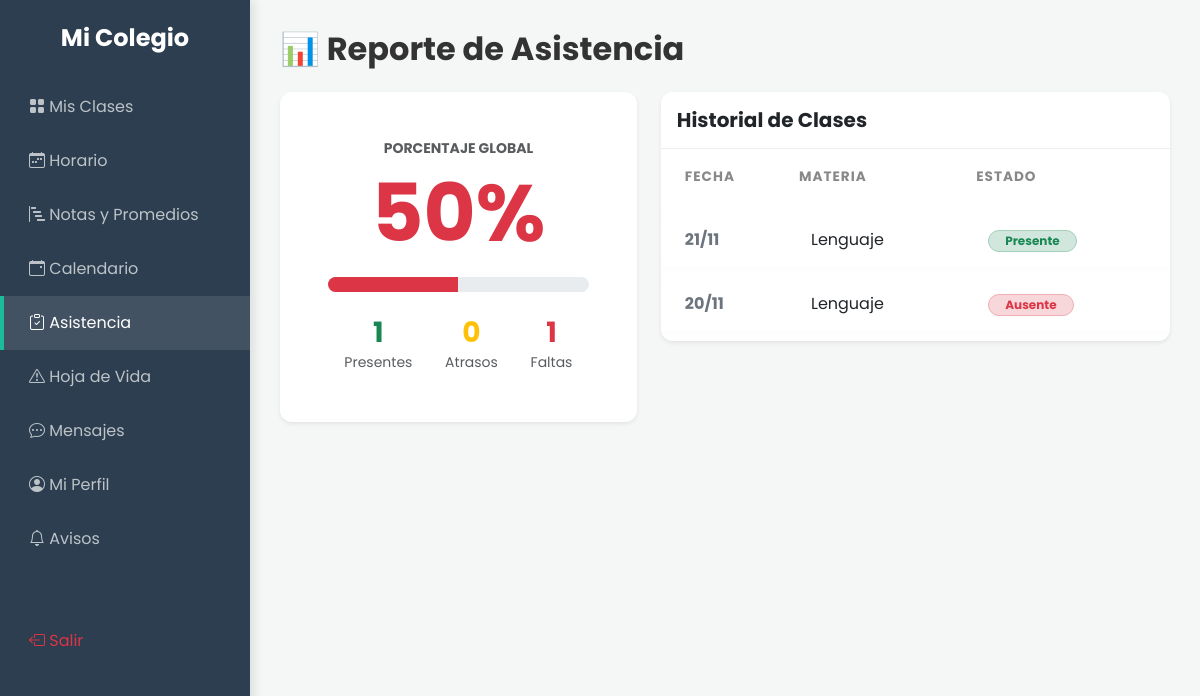
/alumno/asistencia.php (signed in), run on the app's committed database.
### tables this page shows
CREATE TABLE `asistencia` (
  `id` int(11) NOT NULL,
  `programacion_id` int(11) NOT NULL,
  `alumno_id` int(11) NOT NULL,
  `horario_id` int(11) NOT NULL,
  `fecha` date NOT NULL,
  `estado` enum('presente','ausente','atrasado') NOT NULL,
  `created_at` timestamp NOT NULL DEFAULT current_timestamp()
);

CREATE TABLE `asignaturas` (
  `id` int(11) NOT NULL,
  `nombre` varchar(50) NOT NULL
);

### alumno/asistencia.php (the view, shortened to what this page needs)
<?php
require '../config/db.php';
$alumno_id = $_SESSION['user_id'];
$sqlStats = "SELECT
                COUNT(*) as total,
                SUM(CASE WHEN estado = 'presente' THEN 1 ELSE 0 END) as presentes,
                SUM(CASE WHEN estado = 'ausente' THEN 1 ELSE 0 END) as ausentes,
                SUM(CASE WHEN estado = 'atrasado' THEN 1 ELSE 0 END) as atrasos
             FROM asistencia WHERE alumno_id = ?";
$stmtStats = $pdo->prepare($sqlStats);
$stmtStats->execute([$alumno_id]);
$stats = $stmtStats->fetch();
$porcentaje = ($stats['total'] > 0) ? round(($stats['presentes'] / $stats['total']) * 100) : 100;
$color_clase = ($porcentaje < 85) ? 'bg-danger' : 'bg-success';
$text_color = ($porcentaje < 85) ? 'text-danger' : 'text-success';
$sqlDetalle = "SELECT asis.fecha, asis.estado, a.nombre as materia
               FROM asistencia asis
               JOIN programacion_academica pa ON asis.programacion_id = pa.id
               JOIN asignaturas a ON pa.asignatura_id = a.id
               WHERE asis.alumno_id = ? ORDER BY asis.fecha DESC";
$stmtDet = $pdo->prepare($sqlDetalle);
$stmtDet->execute([$alumno_id]);
$historial = $stmtDet->fetchAll();
?>
<!DOCTYPE html>
<html lang="es">
<head>
    <link href="https://cdn.jsdelivr.net/npm/bootstrap@5.3.0/dist/css/bootstrap.min.css" rel="stylesheet">
    <link rel="stylesheet" href="https://cdn.jsdelivr.net/npm/bootstrap-icons@1.10.5/font/bootstrap-icons.css">
    <link href="../assets/css/style.css" rel="stylesheet">
</head>
<body>
<?php include '../includes/sidebar_alumno.php'; ?>
    <div class="main-content">
        <h2 class="fw-bold mb-4">📊 Reporte de Asistencia</h2>
        <div class="row">
            <div class="col-md-5 mb-4">
                <div class="card shadow-sm h-100">
                    <div class="card-body text-center p-5">
                        <h5 class="text-muted text-uppercase small fw-bold">Porcentaje Global</h5>
                        <h1 class="display-1 fw-bold <?php echo $text_color; ?> mb-0"><?php echo $porcentaje; ?>%</h1>
                        <div class="progress mt-3 mb-4" style="height: 15px; border-radius: 10px;">
                            <div class="progress-bar <?php echo $color_clase; ?>" style="width: <?php echo $porcentaje; ?>%"></div>
                        </div>
                        <div class="d-flex justify-content-around mt-4">
                            <div class="text-center">
                                <h3 class="fw-bold text-success mb-0"><?php echo $stats['presentes']; ?></h3>
                                <small class="text-muted">Presentes</small>
                            </div>
                            <div class="text-center">
                                <h3 class="fw-bold text-warning mb-0"><?php echo $stats['atrasos']; ?></h3>
                                <small class="text-muted">Atrasos</small>
                            </div>
                            <div class="text-center">
                                <h3 class="fw-bold text-danger mb-0"><?php echo $stats['ausentes']; ?></h3>
                                <small class="text-muted">Faltas</small>
                            </div>
                        </div>
                    </div>
                </div>
            </div>
            <div class="col-md-7">
                <div class="card shadow-sm">
                    <div class="card-header bg-white py-3">
                        <h5 class="mb-0 fw-bold">Historial de Clases</h5>
                    </div>
                    <div class="card-body p-0">
                        <div class="table-responsive">
                            <table class="table table-modern table-hover mb-0">
                                <thead class="bg-light">
                                    <tr>
                                        <th class="ps-4">Fecha</th>
                                        <th>Materia</th>
                                        <th>Estado</th>
                                    </tr>
                                </thead>
                                <tbody>
                                    <?php foreach($historial as $fila): ?>
                                        <tr>
                                            <td class="ps-4 fw-bold text-secondary">
                                                <?php echo date("d/m", strtotime($fila['fecha'])); ?>
                                            </td>
                                            <td><?php echo $fila['materia']; ?></td>
                                            <td>
                                                <?php if($fila['estado'] == 'presente'): ?>
                                                    <span class="badge bg-success-subtle text-success border border-success-subtle rounded-pill px-3">Presente</span>
                                                <?php elseif($fila['estado'] == 'atrasado'): ?>
                                                    <span class="badge bg-warning-subtle text-warning border border-warning-subtle rounded-pill px-3">Atrasado</span>
                                                <?php else: ?>
                                                    <span class="badge bg-danger-subtle text-danger border border-danger-subtle rounded-pill px-3">Ausente</span>
                                                <?php endif; ?>
                                            </td>
                                        </tr>
                                    <?php endforeach; ?>
                                </tbody>
                            </table>
                        </div>
                    </div>
                </div>
            </div>
        </div>
    </div>
</body>
</html>

### assets/css/style.css (style rules this page uses)
:root { --primary-color: #2c3e50; --secondary-color: #34495e; --accent-color: #1abc9c; --bg-light: #f4f7f6; --text-dark: #333; --sidebar-width: 250px; }
body { font-family: 'Poppins', sans-serif; background-color: var(--bg-light); color: var(--text-dark); }
.card { border: none; border-radius: 12px; box-shadow: 0 4px 20px rgba(0,0,0,0.05); transition: transform 0.3s ease, box-shadow 0.3s ease; }
.card-header { background-color: #fff; border-bottom: 1px solid #eee; font-weight: 600; border-radius: 12px 12px 0 0 !important; }
.main-content { margin-left: var(--sidebar-width); padding: 30px; }
.table-modern { border-collapse: separate; border-spacing: 0 10px; }
.table-modern thead th { border: none; text-transform: uppercase; font-size: 0.85rem; letter-spacing: 1px; color: #888; padding-bottom: 15px; }
.table-modern tbody tr { background-color: white; box-shadow: 0 2px 10px rgba(0,0,0,0.02); transition: transform 0.2s; }
.table-modern td { border: none; padding: 15px 20px; vertical-align: middle; }
.table-modern td:first-child { border-top-left-radius: 10px; border-bottom-left-radius: 10px; }
.table-modern td:last-child { border-top-right-radius: 10px; border-bottom-right-radius: 10px; }

### data on the page
asistencia: fecha "21/11", asignaturas.nombre "Lenguaje", estado "Presente"
asistencia: fecha "20/11", asignaturas.nombre "Lenguaje", estado "Ausente"

### other printed values
$porcentaje "50"
$stats['presentes'] "1"
$stats['atrasos'] "0"
$stats['ausentes'] "1"
